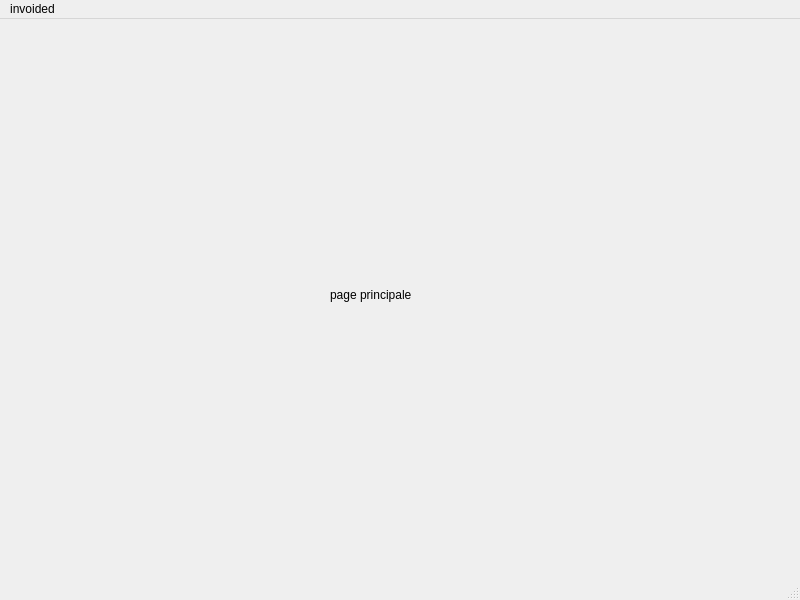
<?xml version="1.0" encoding="UTF-8"?>
<ui version="4.0">
 <class>app_page1</class>
 <widget class="QMainWindow" name="app_page1">
  <property name="geometry">
   <rect>
    <x>0</x>
    <y>0</y>
    <width>800</width>
    <height>600</height>
   </rect>
  </property>
  <property name="windowTitle">
   <string>MainWindow</string>
  </property>
  <widget class="QWidget" name="centralwidget">
   <widget class="QLabel" name="label">
    <property name="geometry">
     <rect>
      <x>330</x>
      <y>230</y>
      <width>91</width>
      <height>91</height>
     </rect>
    </property>
    <property name="text">
     <string>page principale</string>
    </property>
   </widget>
  </widget>
  <widget class="QMenuBar" name="menubar">
   <property name="geometry">
    <rect>
     <x>0</x>
     <y>0</y>
     <width>800</width>
     <height>26</height>
    </rect>
   </property>
   <widget class="QMenu" name="menuInvoided">
    <property name="title">
     <string>invoided</string>
    </property>
    <addaction name="actionClose"/>
   </widget>
   <addaction name="menuInvoided"/>
  </widget>
  <widget class="QStatusBar" name="statusbar"/>
  <action name="actionClose">
   <property name="text">
    <string>close</string>
   </property>
  </action>
 </widget>
 <resources/>
 <connections/>
</ui>
